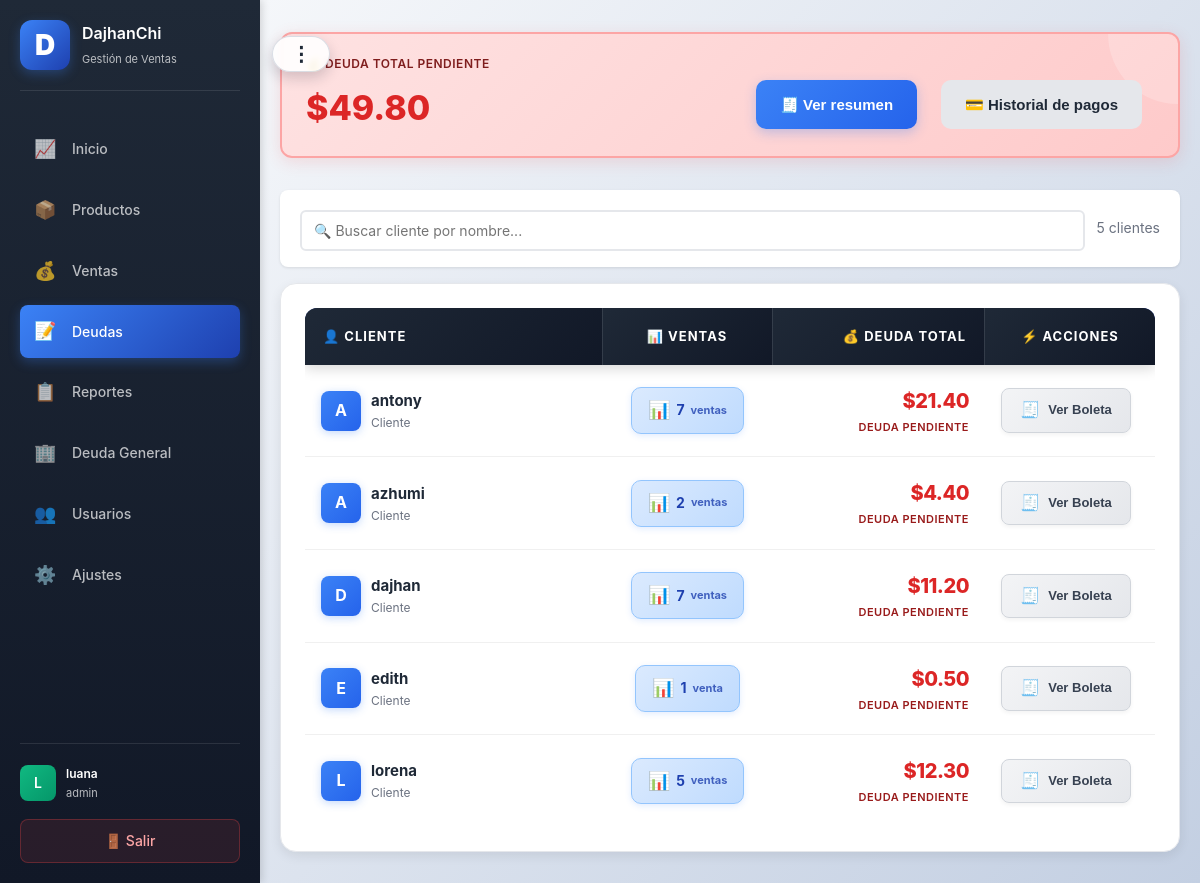
Before: /debts (signed in) with the older database file.
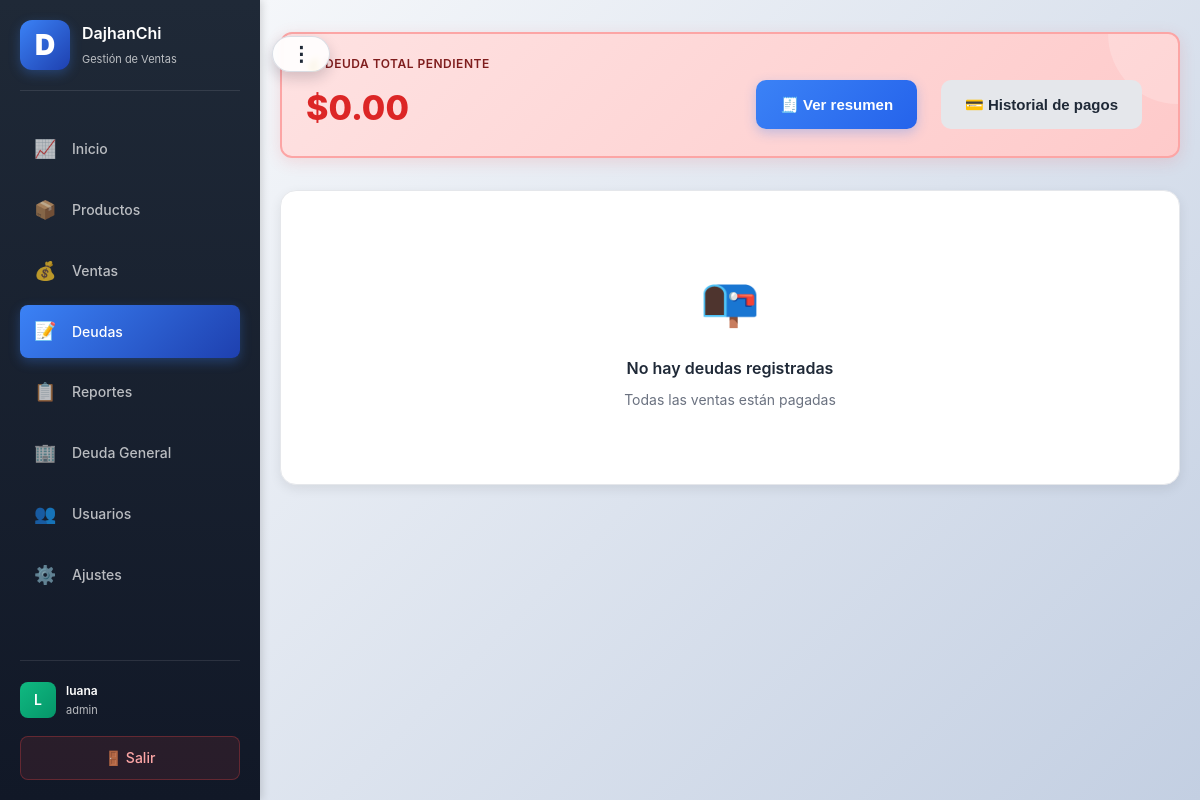
After: the same page with the newer database file.
### app.py (models this page shows)
class SaleItem(db.Model):
    id = db.Column(db.Integer, primary_key=True)
    sale_id = db.Column(db.Integer, db.ForeignKey("sale.id"), nullable=False)
    product_id = db.Column(db.Integer, db.ForeignKey("product.id"), nullable=False)
    qty = db.Column(db.Integer, nullable=False, default=1)
    unit_price_cents = db.Column(db.Integer, nullable=False, default=0)
    line_total_cents = db.Column(db.Integer, nullable=False, default=0)
    sale = db.relationship("Sale", backref=db.backref("items", lazy=True))
    product = db.relationship("Product")

class Sale(db.Model):
    id = db.Column(db.Integer, primary_key=True)
    user_id = db.Column(db.Integer, db.ForeignKey("user.id"), nullable=False, index=True)
    created_at = db.Column(db.DateTime, nullable=False, default=datetime.now, index=True)
    customer_name = db.Column(db.String(160))
    payment_method = db.Column(db.String(20), nullable=False, default="efectivo")  # efectivo, yape, fiado
    total_cents = db.Column(db.Integer, nullable=False, default=0)
    paid_cents = db.Column(db.Integer, nullable=False, default=0)
    payment_status = db.Column(db.String(20), nullable=False, default="pagado")  # pagado, pendiente, parcial
    user = db.relationship("User", backref=db.backref("sales", lazy=True))
    @property
    def pending_cents(self):
        return max(0, self.total_cents - self.paid_cents)

### app.py (the view)
@app.route("/debts")
@login_required
@require_permission("debts")
def debts():
    user_id = session.get("user_id")
    pending_sales = (
        Sale.query.filter(
            Sale.user_id == user_id,
            Sale.payment_method == "fiado",
            Sale.payment_status.in_(["pendiente", "parcial"])
        )
        .options(
            db.joinedload(Sale.items).joinedload(SaleItem.product),
            db.joinedload(Sale.payments)
        )
        .order_by(Sale.created_at.desc())
        .all()
    )
    debts_by_customer = {}
    for sale in pending_sales:
        customer = sale.customer_name or "Sin nombre"
        if customer not in debts_by_customer:
            customer_key = customer if customer != "Sin nombre" else "__SIN_NOMBRE__"
            debts_by_customer[customer] = {
                'customer_name': customer,
                'customer_key': customer_key,
                'total_original_cents': 0,
                'total_paid_cents': 0,
                'total_debt_cents': 0,
                'sales': [],
                'items_map': {}
            }
        debts_by_customer[customer]['total_debt_cents'] += sale.pending_cents
        debts_by_customer[customer]['sales'].append(sale)
    for sale in pending_sales:
        customer = sale.customer_name or "Sin nombre"
        customer_data = debts_by_customer.get(customer)
        if not customer_data:
            continue
        customer_data['total_original_cents'] += sale.total_cents
        customer_data['total_paid_cents'] += sale.paid_cents
        items_map = customer_data['items_map']
        for item in sale.items:
            product_name = item.product.name if item.product else "Producto eliminado"
            key = item.product_id
            if key not in items_map:
                items_map[key] = {
                    'product_name': product_name,
                    'qty': 0,
                    'line_total_cents': 0
                }
            items_map[key]['qty'] += item.qty
            items_map[key]['line_total_cents'] += item.line_total_cents
    for customer_data in debts_by_customer.values():
        items_list = sorted(
            customer_data['items_map'].values(),
            key=lambda x: x['product_name'].lower()
        )
        customer_data['items_list'] = items_list
        customer_data.pop('items_map', None)
    grouped_debts = sorted(debts_by_customer.values(), key=lambda x: x['customer_name'].lower())
    total_debt_cents = sum(sale.pending_cents for sale in pending_sales)
    debts_summary_data = {
        "total_debt_cents": total_debt_cents,
        "customers": [
            {
                "customer_name": c["customer_name"],
                "total_original_cents": c["total_original_cents"],
                "total_paid_cents": c["total_paid_cents"],
                "total_debt_cents": c["total_debt_cents"],
                "items_list": c["items_list"]
            }
            for c in grouped_debts
        ]
    }
    debts_summary_json = json.dumps(debts_summary_data)
    grouped_debts_serializable = [
        {
            "customer_name": c["customer_name"],
            "customer_key": c["customer_key"],
            "total_original_cents": c["total_original_cents"],
            "total_paid_cents": c["total_paid_cents"],
            "total_debt_cents": c["total_debt_cents"],
            "items_list": c["items_list"],
            "latest_sale_id": c["sales"][0].id if c.get("sales") else None,
            "sales_summary": [
                {
                    "id": sale.id,
                    "created_at": sale.created_at.strftime("%d/%m/%Y %H:%M"),
                    "total_cents": sale.total_cents,
                    "paid_cents": sale.paid_cents,
                    "pending_cents": sale.pending_cents,
                    "payment_status": sale.payment_status,
                }
                for sale in sorted(c.get("sales", []), key=lambda s: s.created_at, reverse=True)
            ]
        }
        for c in grouped_debts
    ]
    grouped_debts_json = json.dumps(grouped_debts_serializable)
    return render_template("debts.html",
                         grouped_debts=grouped_debts,
                         total_debt_cents=total_debt_cents,
                         debts_summary_json=debts_summary_json,
                         grouped_debts_json=grouped_debts_json)

### app.py (called while the page is built, shortened)
@app.before_request
def init_db_once():
    global _db_initialized
    if _db_initialized:
        return

@app.template_filter("money")
def format_money(cents):
    if cents is None:
        return "$0.00"
    return f"${cents / 100:.2f}"

def get_user_settings(user_id):
    settings = Settings.query.filter_by(user_id=user_id).first()
    if not settings:
        settings = Settings(user_id=user_id, stock_yellow_threshold=10)
        db.session.add(settings)
        db.session.commit()
    return settings

def login_required(view):
    @wraps(view)
    def wrapped(*args, **kwargs):
        if not session.get("user_id"):
            return redirect(url_for("login"))
        return view(*args, **kwargs)
    return wrapped

### templates/debts.html (shortened to what the changed rows need)
{% extends "base.html" %}
{% block content %}
    <div style="display: grid; grid-template-columns: 1fr; gap: 16px; margin-bottom: 32px;">
        <div style="background: linear-gradient(135deg, #fee2e2 0%, #fecaca 100%); border-radius: 12px; padding: 20px 24px; box-shadow: 0 4px 16px rgba(239, 68, 68, 0.15); border: 2px solid #fca5a5; position: relative; overflow: hidden;">
            <div style="position: relative; z-index: 1; display: flex; align-items: center; justify-content: space-between; gap: 16px; flex-wrap: wrap;">
                <div>
                    <div style="font-size: 12px; color: #7f1d1d; font-weight: 600; text-transform: uppercase; letter-spacing: 0.5px; margin-bottom: 8px;">💰 Deuda Total Pendiente</div>
                    <div style="font-weight: 800; font-size: 34px; color: #dc2626;">{{ total_debt_cents | money }}</div>
                </div>
            </div>
        </div>
    </div>
    {% if grouped_debts %}
    <div style="background: white; padding: 16px 20px; border-radius: 8px; margin-bottom: 16px; box-shadow: 0 1px 3px rgba(0,0,0,0.1);">
        <div style="display: flex; gap: 12px; align-items: center;">
            <div style="flex: 1; position: relative;">
                <input type="text" id="debtSearchInput" placeholder="🔍 Buscar cliente por nombre..."
                       style="width: 100%; padding: 10px 12px; border: 2px solid #e5e7eb; border-radius: 6px; font-size: 14px; transition: border-color 0.2s; box-sizing: border-box;">
            </div>
            <div id="debtSearchResults" style="color: #6b7280; font-size: 14px; white-space: nowrap;">
                <span id="totalCustomers">{{ grouped_debts|length }}</span> clientes
            </div>
        </div>
    </div>
    {% endif %}
    <div class="card animate-card-pop" style="border-radius: 16px; box-shadow: 0 4px 12px rgba(0,0,0,0.08); border: 1px solid #e5e7eb;">
        {% if grouped_debts %}
        <div class="table-scroll-container">
            <table class="customer-table">
                <thead>
                    <tr>
                        <th style="text-align: left; width: 35%;">👤 Cliente</th>
                        <th style="text-align: center; width: 20%;">📊 Ventas</th>
                        <th style="text-align: right; width: 25%;">💰 Deuda Total</th>
                        <th style="text-align: center; width: 20%;">⚡ Acciones</th>
                    </tr>
                </thead>
                <tbody>
                {% for customer in grouped_debts %}
                    <tr data-customer="{{ customer.customer_name }}" data-customer-index="{{ loop.index0 }}" class="customer-row">
                        <td style="vertical-align: middle;">
                            <div style="display: flex; align-items: center; gap: 10px;">
                                <div style="width: 40px; height: 40px; background: linear-gradient(135deg, #3b82f6 0%, #2563eb 100%); border-radius: 8px; display: flex; align-items: center; justify-content: center; color: white; font-weight: 700; font-size: 16px; box-shadow: 0 2px 8px rgba(59, 130, 246, 0.3);">
                                    {{ customer.customer_name[0]|upper }}
                                </div>
                                <div>
                                    <div style="font-weight: 700; color: #1f2937; font-size: 15px;">{{ customer.customer_name }}</div>
                                    <div style="font-size: 12px; color: #6b7280;">Cliente</div>
                                </div>
                            </div>
                        </td>
                        <td style="text-align: center; vertical-align: middle;">
                            <div style="display: inline-flex; align-items: center; gap: 6px; background: linear-gradient(135deg, #dbeafe 0%, #bfdbfe 100%); color: #1e40af; padding: 8px 16px; border-radius: 10px; font-weight: 700; box-shadow: 0 2px 6px rgba(59, 130, 246, 0.15); border: 1px solid #93c5fd;">
                                <span style="font-size: 18px;">📊</span>
                                <span style="font-size: 14px;">{{ customer.sales|length }}</span>
                                <span style="font-size: 11px; opacity: 0.8;">venta{{ 's' if customer.sales|length != 1 else '' }}</span>
                            </div>
                        </td>
                        <td style="text-align: right; vertical-align: middle;">
                            <div style="display: flex; flex-direction: column; align-items: flex-end; gap: 2px;">
                                <div style="font-weight: 800; color: #dc2626; font-size: 20px; letter-spacing: -0.5px;">{{ customer.total_debt_cents | money }}</div>
                                <div style="font-size: 11px; color: #991b1b; font-weight: 600; text-transform: uppercase; letter-spacing: 0.5px;">Deuda pendiente</div>
                            </div>
                        </td>
                        <td style="text-align: center; vertical-align: middle;">
                            <button type="button"
                                    class="button secondary small"
                                    style="display: inline-flex; align-items: center; gap: 8px; font-weight: 700; padding: 10px 18px; border-radius: 8px; background: linear-gradient(135deg, #f3f4f6 0%, #e5e7eb 100%); color: #374151; border: 1px solid #d1d5db; box-shadow: 0 2px 4px rgba(0, 0, 0, 0.05); transition: all 0.2s ease;"
                                    data-href="{{ url_for('debt_customer_receipt', customer=customer.customer_key) }}"
                                    onclick="event.stopPropagation(); window.location.href=this.getAttribute('data-href')"
                                    onmouseover="this.style.background='linear-gradient(135deg, #3b82f6 0%, #2563eb 100%)'; this.style.color='white'; this.style.transform='translateY(-2px)'; this.style.boxShadow='0 4px 12px rgba(59, 130, 246, 0.3)';"
                                    onmouseout="this.style.background='linear-gradient(135deg, #f3f4f6 0%, #e5e7eb 100%)'; this.style.color='#374151'; this.style.transform='translateY(0)'; this.style.boxShadow='0 2px 4px rgba(0, 0, 0, 0.05)';">
                                <span style="font-size: 16px;">🧾</span>
                                <span>Ver Boleta</span>
                            </button>
                        </td>
                    </tr>
                {% endfor %}
                </tbody>
            </table>
        </div>
        {% else %}
        <div style="text-align: center; padding: 48px 0;">
            <p style="font-size: 48px; margin: 0;">📭</p>
            <h3 style="margin: 16px 0 8px 0;">No hay deudas registradas</h3>
            <p style="color: #6b7280; margin: 0;">Todas las ventas están pagadas</p>
        </div>
        {% endif %}
    </div>
{% endblock %}

Changed rows visible on the page:
no longer on this page (row unchanged): SaleItem: customer_name "A", customer_name "antony", sales|length "7", sales "s", total_debt_cents "$21.40"
removed SaleItem: customer_name "A", customer_name "azhumi", sales|length "2", sales "s", total_debt_cents "$4.40"
removed SaleItem: customer_name "D", customer_name "dajhan", sales|length "7", sales "s", total_debt_cents "$11.20"
no longer on this page (row unchanged): SaleItem: customer_name "E", customer_name "edith", sales|length "1", total_debt_cents "$0.50"
no longer on this page (row unchanged): SaleItem: customer_name "L", customer_name "lorena", sales|length "5", sales "s", total_debt_cents "$12.30"
Other visible differences:
{{ total_debt_cents | money }}: "$49.80" → "$0.00"
{{ grouped_debts|length }}: "5" → (not shown)
text no longer shown: "clientes 👤 CLIENTE 📊 VENTAS 💰 DEUDA TOTAL ⚡ ACCIONES"
text now shown: "📭 No hay deudas registradas Todas las ventas están pagadas"
